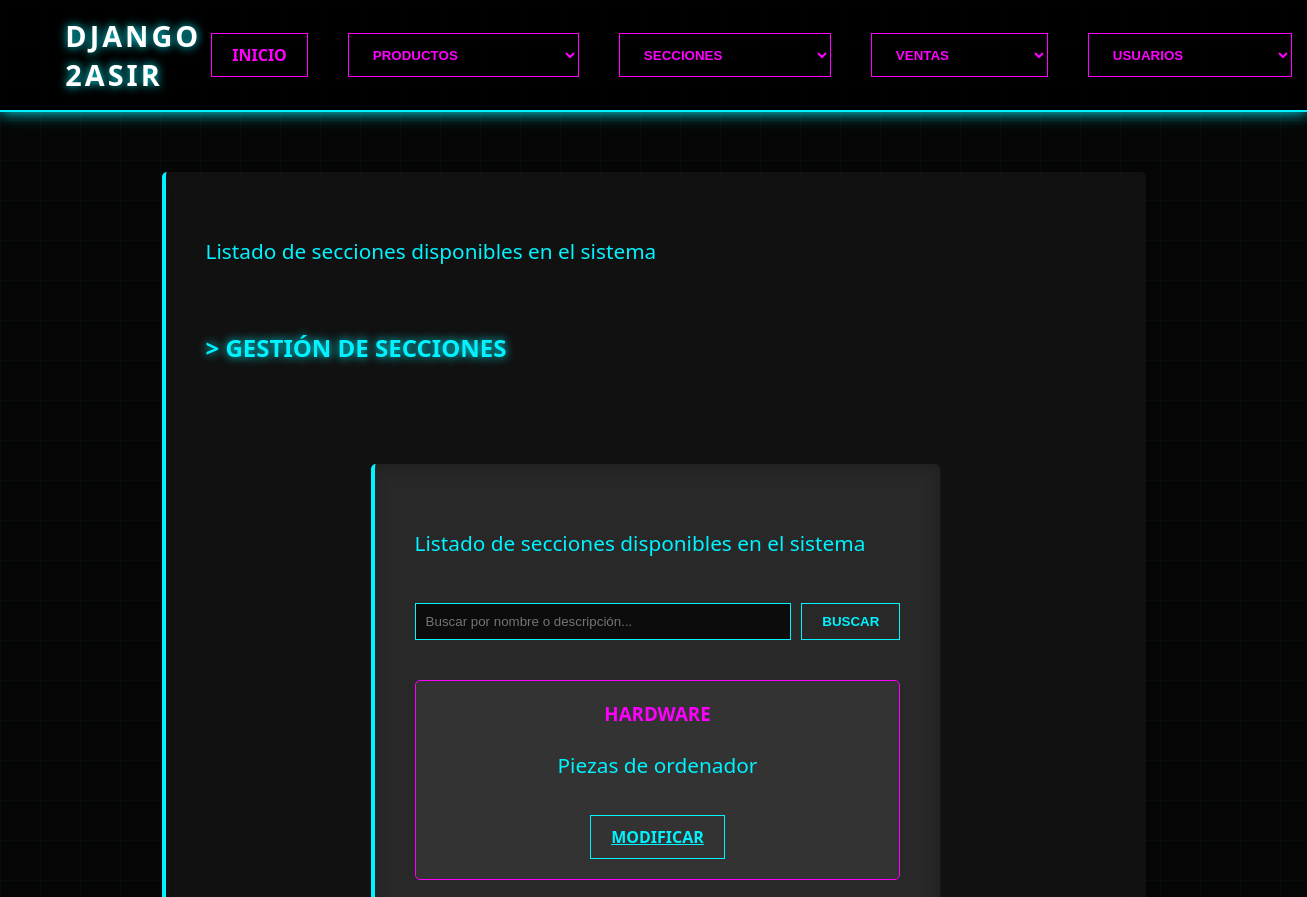
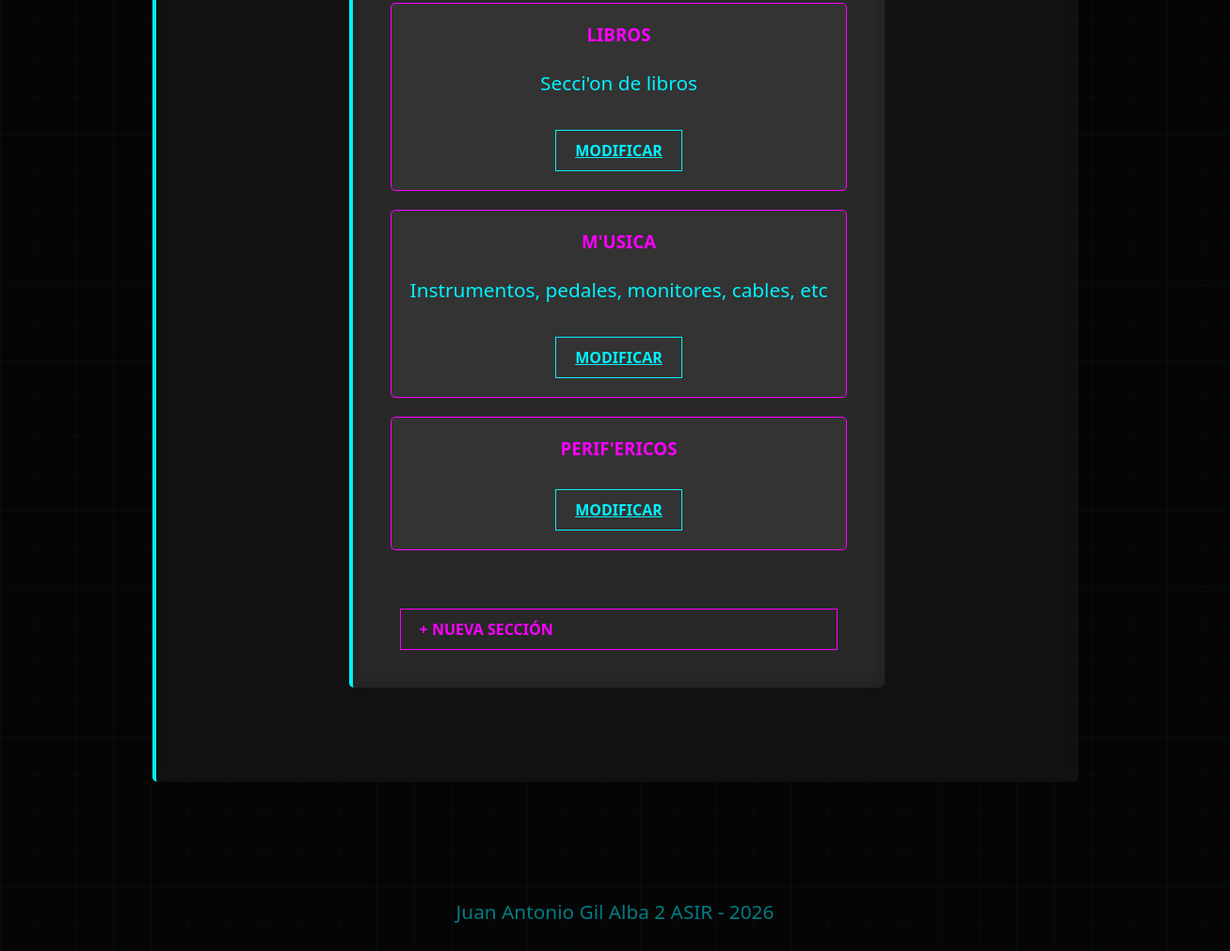
Screenshot of /secciones/ with the database file from the repository (2 pictures, top to bottom).
### apps/secciones/models.py (models this page shows, shortened)
class Seccion(models.Model):
    nombre = models.CharField(max_length=100, unique=True)
    descripcion = models.TextField(blank=True, null=True)

### apps/secciones/views.py (the view)
# urls.py: path('secciones/', secciones_views, name='secciones_url'),
def secciones_views(request):
    buscar = request.GET.get('buscar', '')
    secciones = Seccion.objects.all()
    if buscar:
        secciones = secciones.filter(
            Q(nombre__icontains=buscar) |    # Buscar nombre sin key sensitive
            Q(descripcion__icontains=buscar) # Igual pero descripcion
        )
    secciones = secciones.order_by('nombre')
    datos = {
        'parrafo': 'Listado de secciones disponibles en el sistema',
        'secciones': secciones,
        'buscar':buscar,
    }
    return render(request, 'secciones/index.html', datos)

### proyecto/templates/secciones/index.html (shortened to what this page needs)
{% extends "index.html" %}
{% block contenido %}
    <h2 style="color: var(--neon-cyan); text-shadow: 0 0 10px var(--neon-cyan);">
        > GESTIÓN DE SECCIONES
    </h2>
    <article>
        <p>{{ parrafo }}</p>
        <div class="filtros" style="margin-bottom: 20px;">
            <form method="get" style="display: flex; gap: 10px; align-items: center;">
                <input type="text"
                       name="buscar"
                       value="{{ buscar }}"
                       placeholder="Buscar por nombre o descripción..."
                       style="flex: 1; padding: 10px; background: rgba(0,0,0,0.7); border: 1px solid var(--neon-cyan); color: white;">
                <button type="submit" class="neon-btn">Buscar</button>
            </form>
        </div>
        {% if secciones %}
            <div style="display: grid; grid-template-columns: repeat(auto-fill, minmax(300px, 1fr)); gap: 20px;">
                {% for seccion in secciones %}
                <div class="producto-card">
                    <h3>{{ seccion.nombre }}</h3>
                    <p>{{ seccion.descripcion|default:"Sin descripción" }}</p>
                    <a href="{% url 'secciones_modificar' %}?id={{ seccion.id }}" class="neon-btn" style="margin-top: 10px; display: inline-block;">Modificar</a>
                </div>
                {% endfor %}
            </div>
        {% else %}
            <p>No hay secciones registradas</p>
        {% endif %}
        <br>
        <a href="{% url 'secciones_alta' %}" class="neon-link">+ Nueva Sección</a>
    </article>
{% endblock %}

### static/css/style.css (style rules this page uses)
:root { --bg-dark: #050505; --neon-cyan: #00f3ff; --neon-pink: #ff00ff; --text-color: #e0e0e0; --glass: rgba(255, 255, 255, 0.05); }
body { background-color: var(--bg-dark); color: var(--text-color); font-family: 'Segoe UI', Arial, sans-serif; margin: 0; background-image: linear-gradient(rgba(0, 243, 255, 0.03) 1px, transparent 1px), linear-gradient(90deg, rgba(0, 243, 255, 0.03) 1px, transparent 1px); background-size: 40px 40px; }
button, select { background: transparent; border: 1px solid var(--neon-pink); color: var(--neon-pink); padding: 8px 20px; cursor: pointer; text-transform: uppercase; font-weight: bold; transition: 0.3s all ease; }
article { max-width: 900px; margin: 60px auto; min-height: 400px; display: flex; flex-direction: column; gap: 20px; padding: 40px; background: var(--glass); border-left: 4px solid var(--neon-cyan); backdrop-filter: blur(10px); border-radius: 5px; }
p { font-size: 1.3rem; line-height: 1.8; color: var(--neon-cyan); }
.neon-link { text-decoration: none; color: var(--neon-pink); border: 1px solid var(--neon-pink); padding: 10px 20px; margin: 0 10px; text-transform: uppercase; font-weight: bold; transition: 0.3s all ease; display: inline-block; }
.producto-card { background: rgba(255, 255, 255, 0.05); border: 1px solid var(--neon-pink); padding: 20px; border-radius: 5px; transition: 0.3s; text-align: center; }
.producto-card h3 { color: var(--neon-pink); margin-top: 0; text-transform: uppercase; }
.neon-btn { background: transparent; border: 1px solid var(--neon-cyan); color: var(--neon-cyan); padding: 10px 20px; cursor: pointer; text-transform: uppercase; font-weight: bold; transition: 0.3s; }

### rows the page displays
Seccion: nombre "HARDWARE", descripcion "Piezas de ordenador"
Seccion: nombre "LIBROS", descripcion "Secci'on de libros"
Seccion: nombre "M'USICA", descripcion "Instrumentos, pedales, monitores, cables, etc"
Seccion: nombre "PERIF'ERICOS"

### other values shown
{{ parrafo }} "Listado de secciones disponibles en el sistema"
